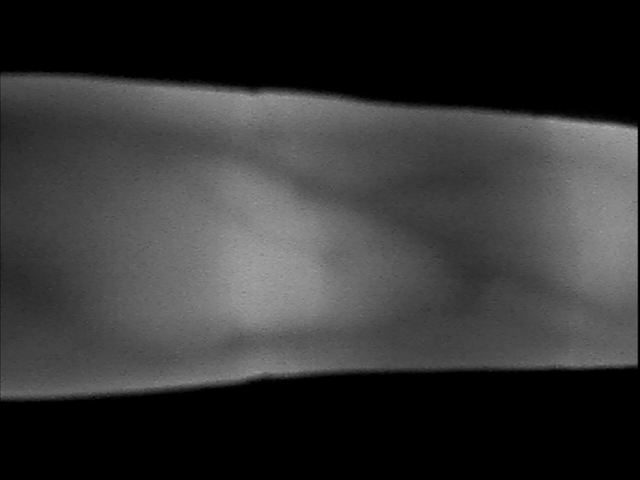
#> input picture data/003/L_Fore/09.bmp, 640 x 480 px
$ python prototype.py
#> lines starting #> are read from the running program, lines starting #| are printed output that depends on the picture; after the words box and inside, x2 and y2 are one past the last pixel; in counts of white or black regions, pixels touching at a corner belong together
#> further down, image is the input picture: shape (480, 640); min 0, max 169, mean 52.9
import cv2
import numpy as np
import matplotlib.pyplot as plt
from scipy import ndimage
from scipy.ndimage import rotate
from scipy.ndimage import gaussian_gradient_magnitude
import math

# ---- Preprocessing Functions ----

def roi(image):
    # Define the region of interest (ROI) in the image
    height, width = image.shape
#> height = 480; width = 640
    roi = np.zeros_like(image, dtype=bool)
    roi[height // 4:3 * height // 4, width // 4:3 * width // 4] = True
    return roi

def detect_finger_vein_mask(image):
    # Apply threshold to separate finger from background
    thresh = roi(image)
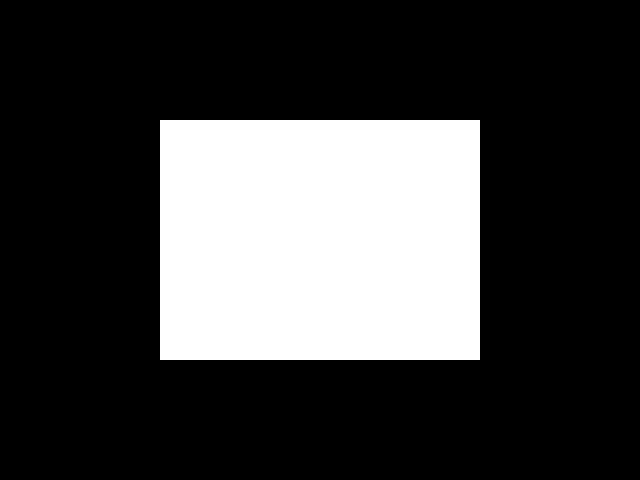
#> thresh: shape (480, 640) bool; 25% white; 1 white region, box (x1, y1, x2, y2) and area: (160, 120, 480, 360) 76800
    binary = np.zeros_like(image, dtype=bool)
    binary[image > thresh] = True

    # Remove unwanted regions where the finger is not present
    binary = binary.astype(np.uint8) * 255
    binary = cv2.morphologyEx(binary, cv2.MORPH_OPEN, np.ones((3, 3), np.uint8), iterations=2)

    # Fill holes in the binary mask
    filled_mask = ndimage.binary_fill_holes(binary).astype(np.uint8) * 255

    return filled_mask

def preprocess_image(image):
    # Generate the vein mask
    vein_mask = detect_finger_vein_mask(image)
#> vein_mask: shape (480, 640); 60.8% white; 1 black region, box (x1, y1, x2, y2) and area: (0, 0, 640, 480) 120447
    # Apply the mask to isolate the finger region
    masked_image = cv2.bitwise_and(image, image, mask=vein_mask)
    # Contrast Limited Adaptive Histogram Equalization (CLAHE)
    clahe = cv2.createCLAHE(clipLimit=2.0, tileGridSize=(8, 8))
    clahe_image = clahe.apply(masked_image)
    # Gaussian blur to reduce noise
    blurred_image = cv2.GaussianBlur(clahe_image, (5, 5), 0)
    # Unsharp masking to enhance details
    sharp_image = cv2.addWeighted(clahe_image, 1.5, blurred_image, -0.5, 0)

    return vein_mask, masked_image, clahe_image, blurred_image, sharp_image


# ---- Maximum Curvature Functions ----

def meshgrid(xgv, ygv):
    X, Y = np.meshgrid(xgv, ygv)
    return X, Y

def max_curvature(src, mask, sigma=8):
#> called with sigma = 8
    src = src.astype(np.float32) / 255.0
    sigma2 = sigma ** 2
    sigma4 = sigma ** 4

    winsize = int(np.ceil(4 * sigma))
    X, Y = meshgrid(np.arange(-winsize, winsize + 1), np.arange(-winsize, winsize + 1))

    X2 = np.power(X, 2)
    Y2 = np.power(Y, 2)
    X2Y2 = X2 + Y2

    h = (1 / (2 * np.pi * sigma2)) * np.exp(-X2Y2 / (2 * sigma2))
    hx = -(X / sigma2) * h
    hxx = ((X2 - sigma2) / sigma4) * h
    hy = hx.T
    hyy = hxx.T
    hxy = (X * Y / sigma4) * h

    fx = -cv2.filter2D(src, -1, hx)
    fy = cv2.filter2D(src, -1, hy)
    fxx = cv2.filter2D(src, -1, hxx)
    fyy = cv2.filter2D(src, -1, hyy)
    fxy = -cv2.filter2D(src, -1, hxy)

    f1 = 0.5 * np.sqrt(2.0) * (fx + fy)
    f2 = 0.5 * np.sqrt(2.0) * (fx - fy)
    f11 = 0.5 * fxx + fxy + 0.5 * fyy
    f22 = 0.5 * fxx - fxy + 0.5 * fyy

    k1 = np.zeros_like(src)
    k2 = np.zeros_like(src)
    k3 = np.zeros_like(src)
    k4 = np.zeros_like(src)

    for y in range(src.shape[0]):
        for x in range(src.shape[1]):
            if mask[y, x] > 0:
                k1[y, x] = fxx[y, x] / np.power(1 + fx[y, x]**2, 1.5)
                k2[y, x] = fyy[y, x] / np.power(1 + fy[y, x]**2, 1.5)
                k3[y, x] = f11[y, x] / np.power(1 + f1[y, x]**2, 1.5)
                k4[y, x] = f22[y, x] / np.power(1 + f2[y, x]**2, 1.5)
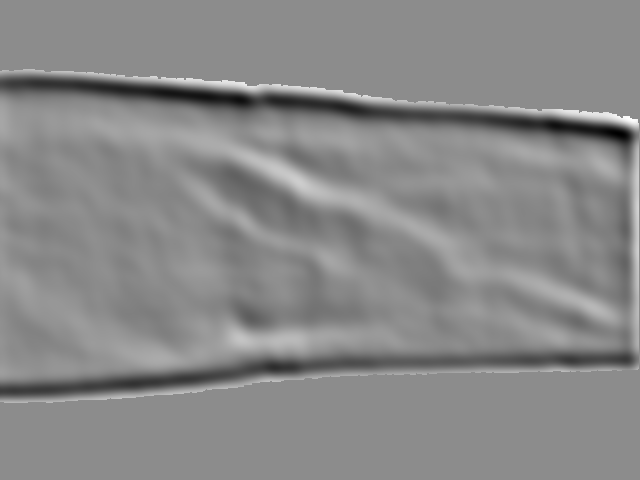
#> k3: shape (480, 640) float32; min -0.00198, max 0.00162, mean -4.47e-05; drawn with min black and max white
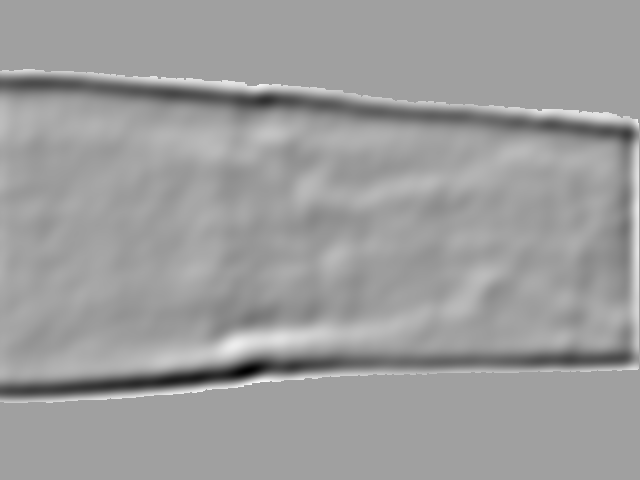
#> k4: shape (480, 640) float32; min -0.00219, max 0.00128, mean -4.32e-05; drawn with min black and max white

    return np.maximum(np.maximum(k1, k2), np.maximum(k3, k4))

# --- Main ---

# Load and process the image
image_path = 'data/003/L_Fore/09.bmp'
image = cv2.imread(image_path, cv2.IMREAD_GRAYSCALE)

if image is None:
    raise ValueError("Image not loaded. Check the file path or integrity.")

# Preprocess the image
vein_mask, masked_image, clahe_image, blurred_image, sharp_image = preprocess_image(image)
# do the max curvature
result = max_curvature(sharp_image, vein_mask, sigma=8)


# Normalize the result to binary with lower
result_normalized = (result - np.min(result)) / (np.max(result) - np.min(result))
#result_normalized = (result_normalized > 0.3).astype(np.uint8) * 255

# Assuming `result_normalized` is your image in the range [0, 1]
result_scaled = (result_normalized * 255).astype(np.uint8)

# Apply adaptive thresholding
result_normalized = cv2.adaptiveThreshold(result_scaled, 255, cv2.ADAPTIVE_THRESH_GAUSSIAN_C, cv2.THRESH_BINARY, 81, 1)
#> result_normalized: shape (480, 640); 54.2% white; 29 black regions (16 under 20 px), largest, box (x1, y1, x2, y2) and area: (0, 41, 640, 430) 37352, (0, 136, 460, 347) 33138, (0, 281, 633, 400) 20386

# remove white noise
result_normalized_without_noise = cv2.morphologyEx(result_normalized, cv2.MORPH_OPEN, np.ones((5,5), np.uint8), iterations=2)
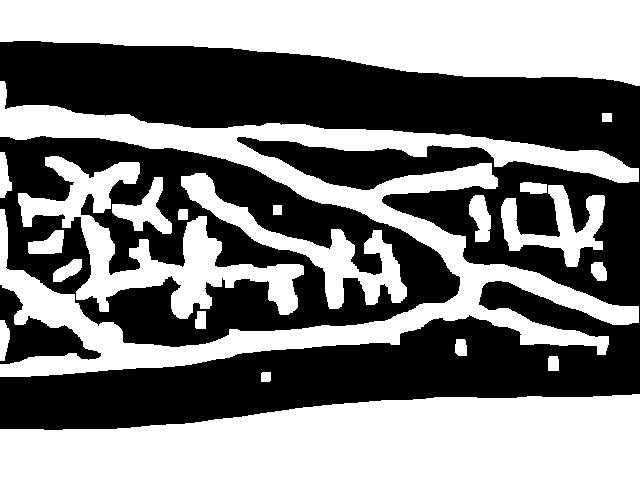
#> result_normalized_without_noise: shape (480, 640); 49.9% white; 21 white regions, largest, box (x1, y1, x2, y2) and area: (0, 394, 640, 480) 44587, (0, 81, 639, 377) 42275, (0, 0, 640, 86) 38497

# Load and process the image
image_path = 'data/001/L_Fore/05.bmp'
image = cv2.imread(image_path, cv2.IMREAD_GRAYSCALE)
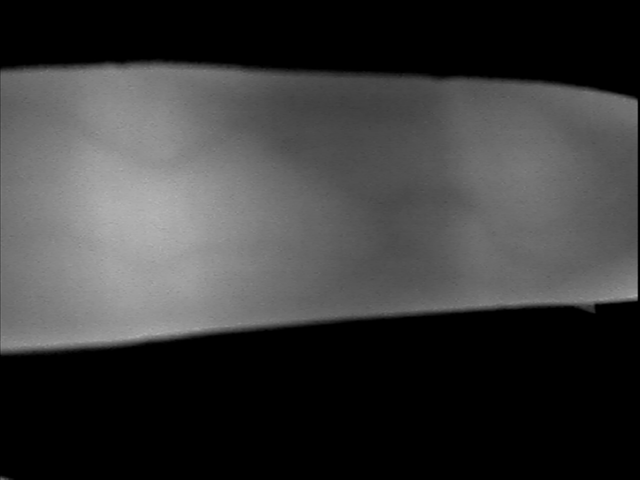
#> input picture data/001/L_Fore/05.bmp, 640 x 480 px
#> image is the input picture: shape (480, 640); min 0, max 181, mean 58.2

if image is None:
    raise ValueError("Image not loaded. Check the file path or integrity.")

# Preprocess the image
vein_mask, masked_image, clahe_image, blurred_image, sharp_image = preprocess_image(image)
#> in preprocess_image (call 2), `vein_mask = detect_finger_vein_mask(image)`: vein_mask: shape (480, 640); 53.8% white; 1 black region, box (x1, y1, x2, y2) and area: (0, 0, 640, 480) 141965
# do the max curvature
result = max_curvature(sharp_image, vein_mask, sigma=8)
#> call 2 of max_curvature, with sigma = 8
#> after the loop in max_curvature (call 2), `for y in range(src.shape[0]):`:
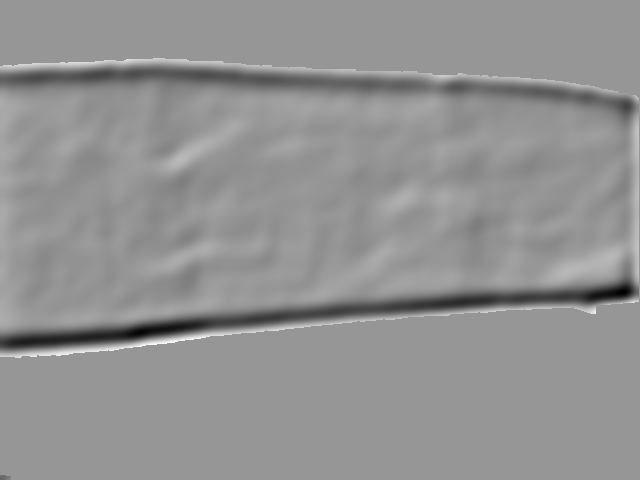
#> k4: shape (480, 640) float32; min -0.00194, max 0.00136, mean -4.81e-05; drawn with min black and max white
#> in max_curvature (call 2), `return np.maximum(np.maximum(k1, k2), np.maximum(k3, k4))`:
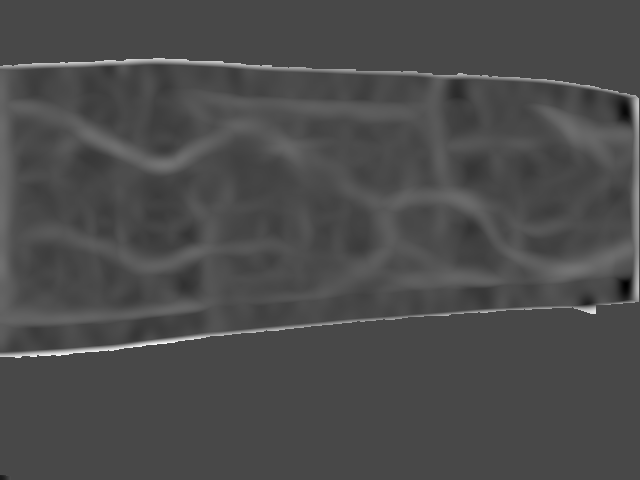
#> returned value: shape (480, 640) float32; min -0.000839, max 0.00212, mean 4.6e-05; drawn with min black and max white


# Normalize the result to binary with lower
result_normalized = (result - np.min(result)) / (np.max(result) - np.min(result))
#result_normalized = (result_normalized > 0.3).astype(np.uint8) * 255

# Assuming `result_normalized` is your image in the range [0, 1]
result_scaled = (result_normalized * 255).astype(np.uint8)

# Apply adaptive thresholding
result_normalized = cv2.adaptiveThreshold(result_scaled, 255, cv2.ADAPTIVE_THRESH_GAUSSIAN_C, cv2.THRESH_BINARY, 81, 1)

# remove white noise
result_normalized_without_noise_2 = cv2.morphologyEx(result_normalized, cv2.MORPH_OPEN, np.ones((5,5), np.uint8), iterations=2)


def compute_phase_correlation(img1, img2):
    """
    Compute phase correlation between two images.
    Returns the matching score (a higher score means better alignment/matching).
    """
    # Convert images to float32
    img1 = img1.astype(np.float32)
    img2 = img2.astype(np.float32)

    # Perform the Fourier transform on both images
    dft1 = np.fft.fft2(img1)
    dft2 = np.fft.fft2(img2)

    # Compute the cross-power spectrum
    conj_dft2 = np.conj(dft2)
    cross_power_spectrum = (dft1 * conj_dft2) / (np.abs(dft1 * conj_dft2) + 1e-8)

    # Perform inverse Fourier transform on cross-power spectrum to get phase correlation
    inverse_dft = np.fft.ifft2(cross_power_spectrum)
    correlation_result = np.abs(inverse_dft)

    # Get the peak value in the correlation result
    max_corr_value = np.max(correlation_result)
#> max_corr_value = 0.0103

    return max_corr_value

# Compute the Miura match score
score = compute_phase_correlation(result_normalized_without_noise, result_normalized_without_noise_2)
#> score = 0.0103
score = int(1000 * score)
#> score = 10

if score is not None:
    print(f"Match! Score:" if score >= 14 else "Not match! Score:", score)
#| Not match! Score: 10
else:
    print("Error in computing the Miura match score.")


# Plotting
fig, axs = plt.subplots(3, 3, figsize=(10, 10))

axs[0, 0].imshow(image, cmap='gray')
axs[0, 0].set_title('Original Image')
axs[0, 0].axis('off')

axs[0, 1].imshow(vein_mask, cmap='gray')
axs[0, 1].set_title('Finger Vein Mask')
axs[0, 1].axis('off')

axs[0, 2].imshow(masked_image, cmap='gray')
axs[0, 2].set_title('Masked Image')
axs[0, 2].axis('off')

axs[1, 0].imshow(clahe_image, cmap='gray')
axs[1, 0].set_title('Enhanced Vein Pattern')
axs[1, 0].axis('off')

axs[1, 1].imshow(blurred_image, cmap='gray')
axs[1, 1].set_title('Blurred Image')
axs[1, 1].axis('off')

axs[1, 2].imshow(sharp_image, cmap='gray')
axs[1, 2].set_title('Sharp Image')
axs[1, 2].axis('off')

axs[2, 0].imshow(result, cmap='jet')
axs[2, 0].set_title('Maximum Curvature')
axs[2, 0].axis('off')

axs[2, 1].imshow(result_normalized, cmap='gray')
axs[2, 1].set_title('Normalized Maximum Curvature')
axs[2, 1].axis('off')

axs[2, 2].imshow(result_normalized_without_noise, cmap='gray')
axs[2, 2].set_title('Without Noise')
axs[2, 2].axis('off')

plt.tight_layout()
plt.show()
